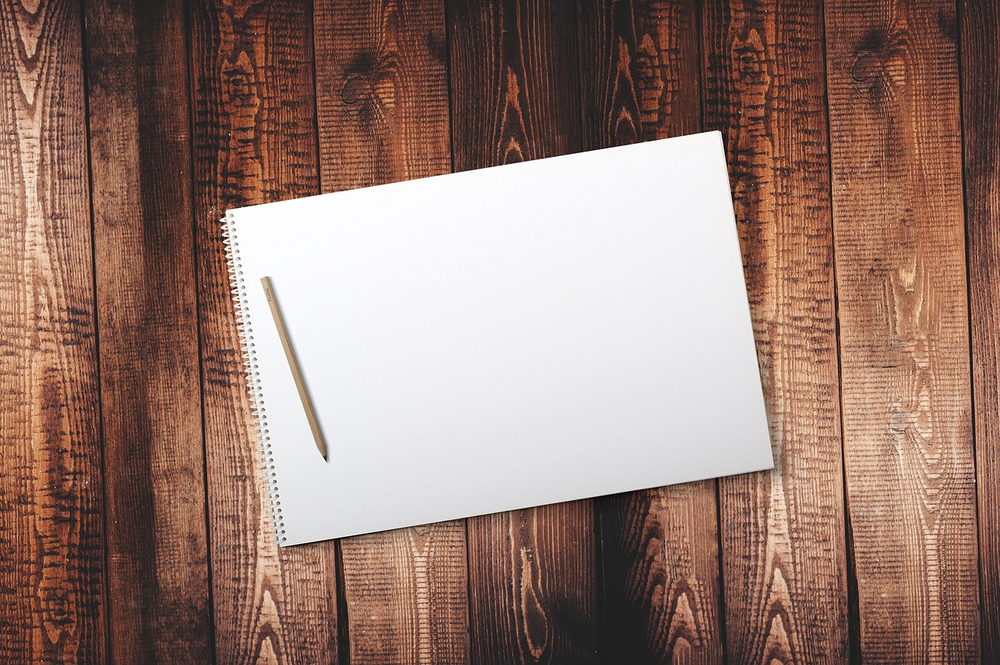
#> input picture image.png, 1000 x 665 px, shrunk from 1280 x 851 before the run
$ python main.py
#> lines starting #> are read from the running program, lines starting #| are printed output that depends on the picture; after the words box and inside, x2 and y2 are one past the last pixel; in counts of white or black regions, pixels touching at a corner belong together
import cv2
import numpy as np

def detect_and_crop_paper_landscape(image_path):
    # Baca gambar
#> called with image_path = 'image.png'
    image = cv2.imread(image_path)
#> image is the input picture: shape (665, 1000, 3); mean B, G, R 112.8, 123.1, 151.5
    if image is None:
        print("Gambar tidak ditemukan.")
        return

    original = image.copy()

    # Konversi ke grayscale dan threshold
    gray = cv2.cvtColor(image, cv2.COLOR_BGR2GRAY)
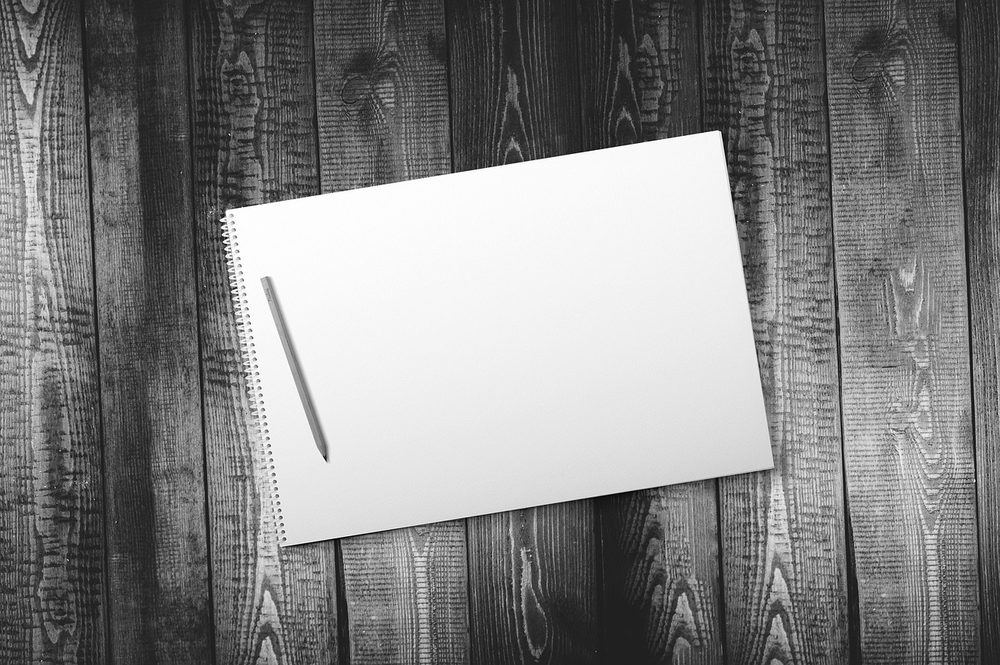
#> gray: shape (665, 1000); min 0, max 255, mean 130.4
    _, thresh = cv2.threshold(gray, 200, 255, cv2.THRESH_BINARY)
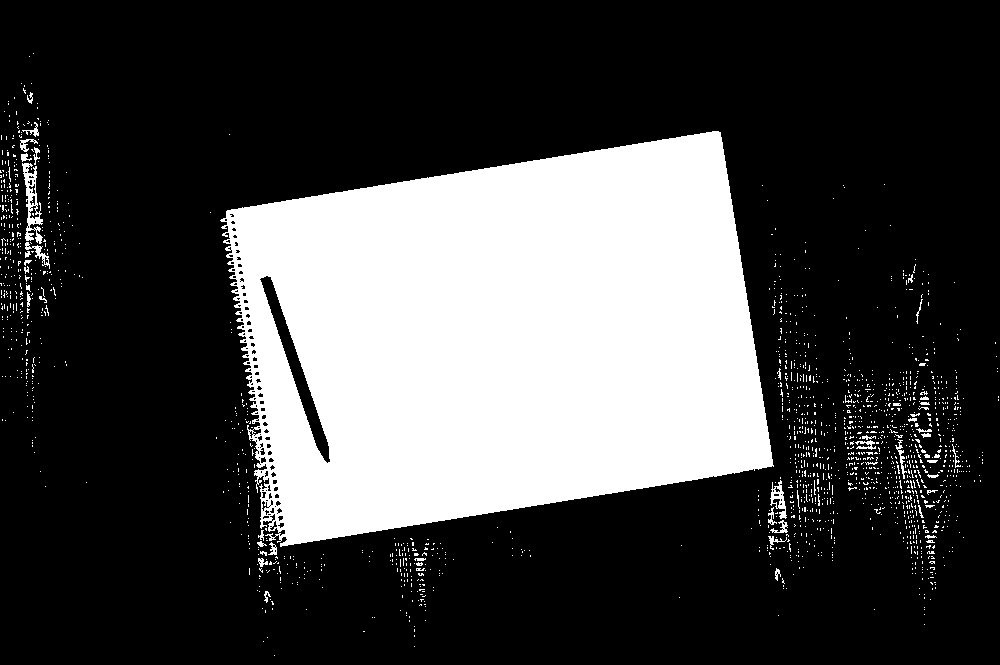
#> thresh: shape (665, 1000); 26.7% white; 1813 white regions (1763 under 20 px)

    # Temukan kontur terbesar
    contours, _ = cv2.findContours(thresh, cv2.RETR_EXTERNAL, cv2.CHAIN_APPROX_SIMPLE)
#> contours = 1812 contours, 1794 with area under 20; largest, box (x1, y1, x2, y2) and area: (220, 131, 774, 547) 171626, (22, 163, 43, 244) 690, (770, 480, 787, 519) 273, (25, 242, 50, 269) 125, (20, 139, 38, 152) 66
    if not contours:
        print("Tidak ada kontur yang terdeteksi.")
        return

    largest_contour = max(contours, key=cv2.contourArea)
#> largest_contour = contour of 991 points, box (x1, y1, x2, y2) (220, 131, 774, 547), area 171626

    # Dapatkan minimum area rectangle untuk rotasi
    rect = cv2.minAreaRect(largest_contour)
#> rect = ((491.8, 339.4), (517.4, 341.4), -9.16)
    box = cv2.boxPoints(rect)
#> box = [[263.6, 549.1], [209.2, 212], [720, 129.6], [774.4, 466.7]]
    box = np.int32(box)
#> box = [[263, 549], [209, 212], [720, 129], [774, 466]]
    angle = rect[-1]
#> angle = -9.16

    # Koreksi sudut rotasi
    if angle < -45:
        angle += 90

    # Rotasi gambar untuk meluruskan
    (h, w) = original.shape[:2]
#> h = 665; w = 1000
    center = (w // 2, h // 2)
#> center = (500, 332)
    rotation_matrix = cv2.getRotationMatrix2D(center, angle, 1.0)
#> rotation_matrix = [[0.987, -0.159, 59.24], [0.159, 0.987, -75.38]]
    rotated = cv2.warpAffine(original, rotation_matrix, (w, h), flags=cv2.INTER_CUBIC, borderMode=cv2.BORDER_REPLICATE)
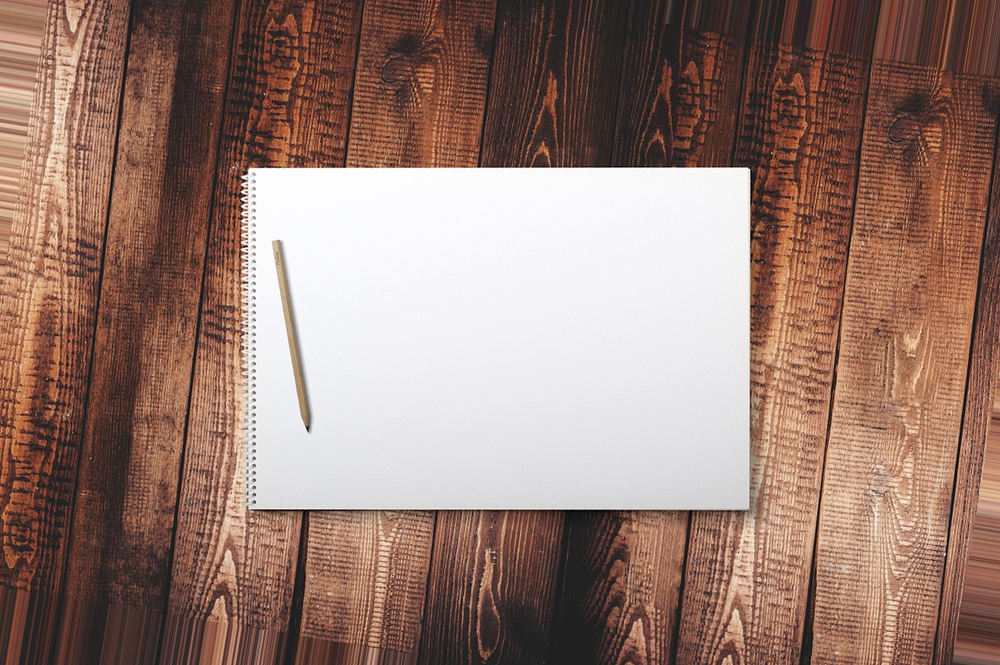
#> rotated: shape (665, 1000, 3); mean B, G, R 113.4, 123.9, 152.4

    # Temukan bounding box pada gambar yang sudah diluruskan
    gray_rotated = cv2.cvtColor(rotated, cv2.COLOR_BGR2GRAY)
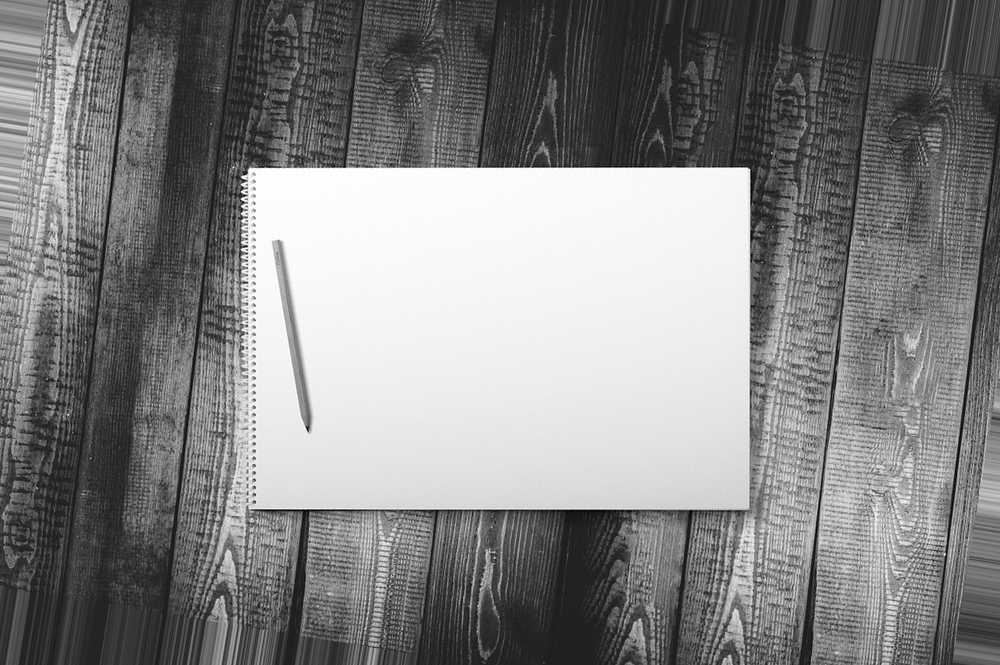
#> gray_rotated: shape (665, 1000); min 0, max 255, mean 131.2
    _, thresh_rotated = cv2.threshold(gray_rotated, 200, 255, cv2.THRESH_BINARY)
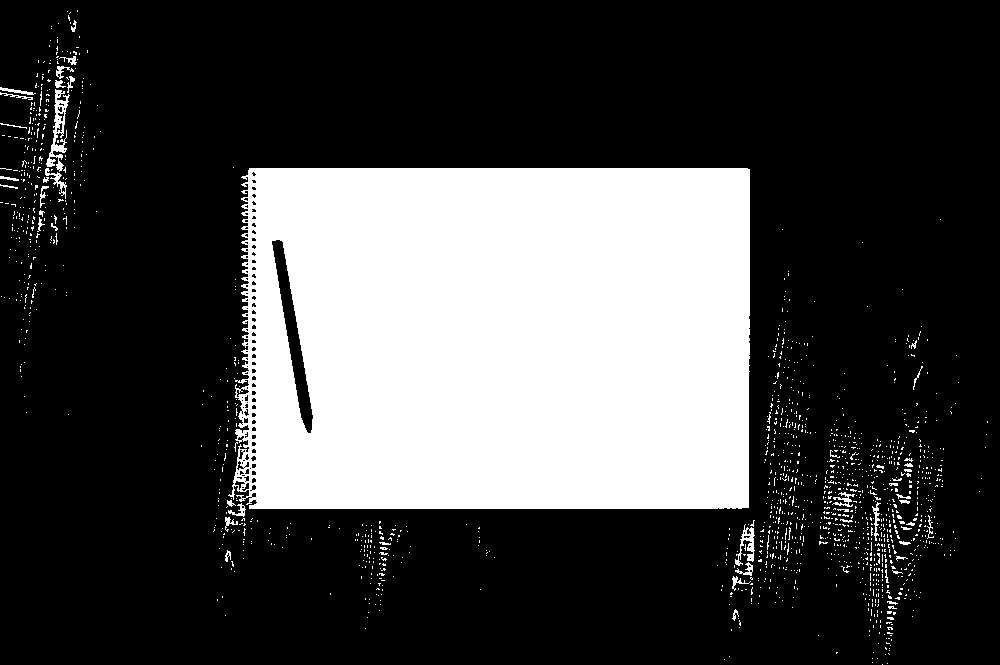
#> thresh_rotated: shape (665, 1000); 26.6% white; 1555 white regions (1508 under 20 px)
    contours_rotated, _ = cv2.findContours(thresh_rotated, cv2.RETR_EXTERNAL, cv2.CHAIN_APPROX_SIMPLE)
#> contours_rotated = 1555 contours, 1535 with area under 20; largest, box (x1, y1, x2, y2) and area: (228, 168, 750, 509) 171602, (46, 89, 70, 172) 602, (735, 524, 755, 566) 246, (45, 168, 67, 199) 116, (832, 492, 855, 507) 74

    largest_contour_rotated = max(contours_rotated, key=cv2.contourArea)
#> largest_contour_rotated = contour of 611 points, box (x1, y1, x2, y2) (228, 168, 750, 509), area 171602
    x, y, w, h = cv2.boundingRect(largest_contour_rotated)
#> x = 228; y = 168; w = 522; h = 341
    cropped = rotated[y:y+h, x:x+w]
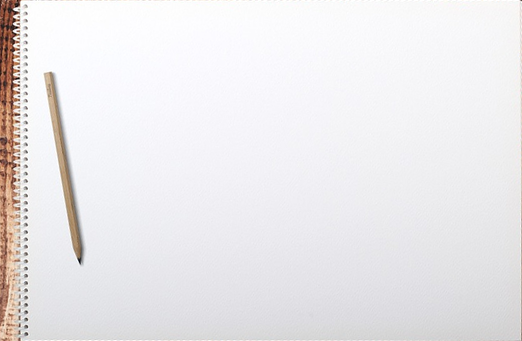
#> cropped: shape (341, 522, 3); mean B, G, R 234.8, 233, 235

    # Pastikan orientasi landscape
    if h > w:
        cropped = cv2.rotate(cropped, cv2.ROTATE_90_CLOCKWISE)

    # Tampilkan hasil akhir
    cv2.imshow('Cropped Area (Landscape)', cropped)
    cv2.waitKey(0)
    cv2.destroyAllWindows()

def main():
    image_path = 'image.png'  # Ganti dengan path gambar Anda
    try:
        detect_and_crop_paper_landscape(image_path)
    except Exception as e:
        print(f"Terjadi kesalahan: {str(e)}")

if __name__ == "__main__":
    main()
